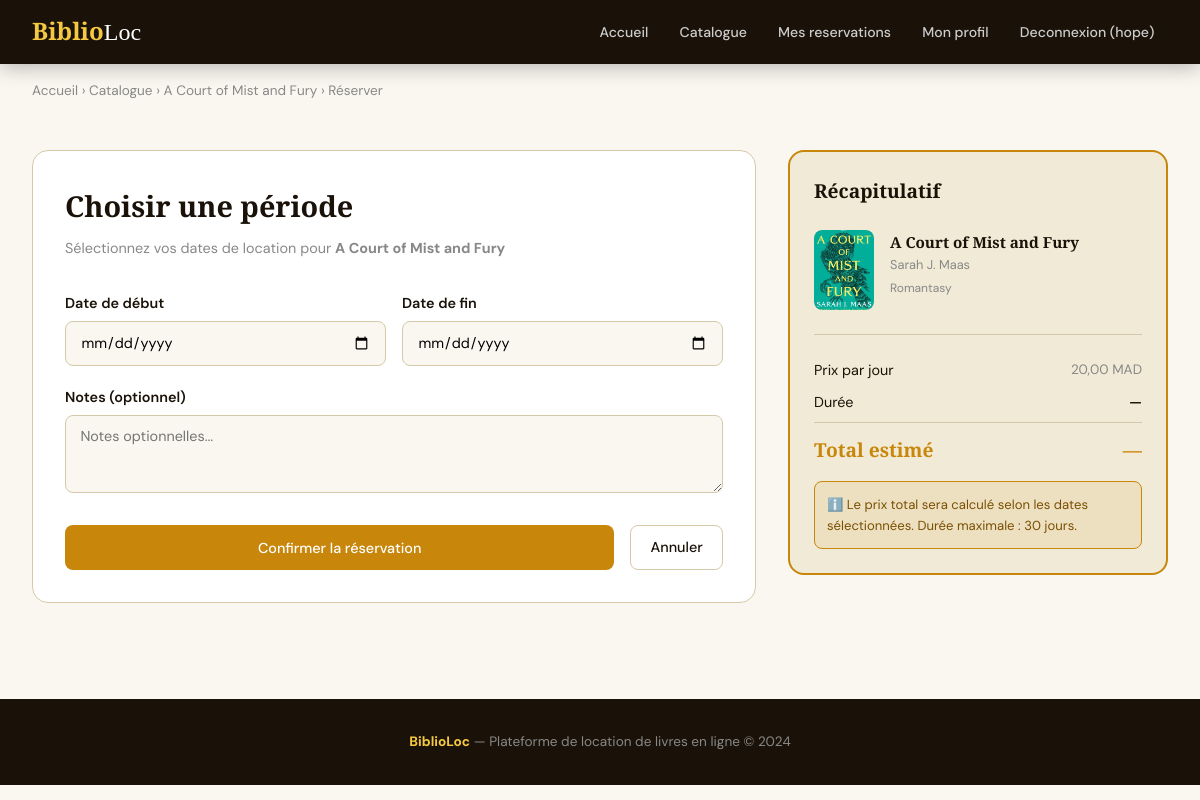
/reservations/reserver/2/ (signed in), run on the app's committed database.
### livres/models.py (models this page shows, shortened)
class Livre(models.Model):
    titre = models.CharField(max_length=200)
    auteur = models.CharField(max_length=150)
    isbn = models.CharField(max_length=13, unique=True, blank=True, null=True)
    categorie = models.ForeignKey(Categorie, on_delete=models.SET_NULL, null=True, blank=True, related_name='livres')
    description = models.TextField(blank=True)
    couverture = models.ImageField(upload_to='covers/', blank=True, null=True)
    annee_publication = models.IntegerField(null=True, blank=True)
    editeur = models.CharField(max_length=150, blank=True)
    nombre_exemplaires = models.PositiveIntegerField(default=1)
    prix_location_jour = models.DecimalField(max_digits=8, decimal_places=2, default=5.00)
    disponible = models.BooleanField(default=True)
    date_ajout = models.DateTimeField(auto_now_add=True)
    def exemplaires_disponibles(self):
        from reservations.models import Reservation
        from django.utils import timezone
        actives = Reservation.objects.filter(
            livre=self,
            statut__in=['confirmee', 'en_cours'],
            date_debut__lte=timezone.now().date(),
            date_fin__gte=timezone.now().date()
        ).count()
        return max(0, self.nombre_exemplaires - actives)
    def est_disponible(self):
        return self.disponible and self.exemplaires_disponibles() > 0
    class Meta:
        verbose_name = "Livre"
        ordering = ['-date_ajout']

class Categorie(models.Model):
    nom = models.CharField(max_length=100)
    description = models.TextField(blank=True)
    icone = models.CharField(max_length=50, default='')
    class Meta:
        verbose_name = "Categorie"
        verbose_name_plural = "Categories"

### reservations/views.py (the view)
# urls.py: path('reserver/<int:livre_id>/', views.creer_reservation, name='creer_reservation'),
@login_required
def creer_reservation(request, livre_id):
    livre = get_object_or_404(Livre, pk=livre_id)
    if not livre.est_disponible():
        messages.error(request, "Ce livre n'est pas disponible pour la reservation.")
        return redirect('detail_livre', pk=livre_id)
    if request.method == 'POST':
        form = ReservationForm(request.POST)
        if form.is_valid():
            reservation = form.save(commit=False)
            reservation.utilisateur = request.user
            reservation.livre = livre
            conflits = Reservation.objects.filter(
                livre=livre,
                statut__in=['confirmee', 'en_cours'],
                date_debut__lte=reservation.date_fin,
                date_fin__gte=reservation.date_debut
            ).count()
            if conflits >= livre.nombre_exemplaires:
                messages.error(request, "Aucun exemplaire disponible pour cette periode.")
            else:
                reservation.save()
                messages.success(request, f"Reservation creee avec succes ! Prix total: {reservation.prix_total} MAD")
                return redirect('mes_reservations')
    else:
        form = ReservationForm()
    return render(request, 'reservations/creer.html', {'form': form, 'livre': livre})

### reservations/forms.py (shortened to what this page needs)
class ReservationForm(forms.ModelForm):
    class Meta:
        model = Reservation
        fields = ['date_debut', 'date_fin', 'notes']
        widgets = {
            'date_debut': forms.DateInput(attrs={'type': 'date', 'class': 'form-control', 'min': timezone.now().date()}),
            'date_fin': forms.DateInput(attrs={'type': 'date', 'class': 'form-control', 'min': timezone.now().date()}),
            'notes': forms.Textarea(attrs={'class': 'form-control', 'rows': 3, 'placeholder': 'Notes optionnelles...'}),
        }
        labels = {
            'date_debut': 'Date de debut',
            'date_fin': 'Date de fin',
            'notes': 'Notes',
        }

### templates/reservations/creer.html (shortened to what this page needs)
{% extends 'base.html' %}
{% block content %}
<div class="container">
    <div style="padding: 1rem 0; font-size: 0.85rem; color: #888;">
        <a href="/" style="color: inherit; text-decoration: none;">Accueil</a> ›
        <a href="/livres/" style="color: inherit; text-decoration: none;">Catalogue</a> ›
        <a href="/livres/{{ livre.pk }}/" style="color: inherit; text-decoration: none;">{{ livre.titre }}</a> ›
        Réserver
    </div>
    <div class="reservation-layout">
        <div class="form-card">
            <h2>Choisir une période</h2>
            <p class="sub">Sélectionnez vos dates de location pour <strong>{{ livre.titre }}</strong></p>
            <form method="post">
                <div class="date-grid">
                    <div class="form-group">
                        <label> Date de début</label>
                        {{ form.date_debut }}
                    </div>
                    <div class="form-group">
                        <label> Date de fin</label>
                        {{ form.date_fin }}
                    </div>
                </div>
                <div class="form-group">
                    <label> Notes (optionnel)</label>
                    {{ form.notes }}
                </div>
                <div style="display:flex; gap:1rem; margin-top:1.5rem;">
                    <button type="submit" class="btn btn-amber" style="flex:1; justify-content:center; padding:0.85rem;"> Confirmer la réservation</button>
                    <a href="/livres/{{ livre.pk }}/" class="btn btn-outline">Annuler</a>
                </div>
            </form>
        </div>
        <div class="summary-card">
            <h3>Récapitulatif</h3>
            <div class="summary-book">
                <div class="summary-cover">
                    {% if livre.couverture %}<img src="{{ livre.couverture.url }}" alt="">{% endif %}
                </div>
                <div>
                    <div class="summary-title">{{ livre.titre }}</div>
                    <div class="summary-author">{{ livre.auteur }}</div>
                    {% if livre.categorie %}<div style="font-size:0.75rem; color:#888; margin-top:0.25rem;">{{ livre.categorie.nom }}</div>{% endif %}
                </div>
            </div>
            <div class="calc-row"><span>Prix par jour</span><span class="price-per-day">{{ livre.prix_location_jour }} MAD</span></div>
            <div class="calc-row"><span>Durée</span><span id="calc-jours" style="font-weight:600;">—</span></div>
            <div class="calc-total"><span>Total estimé</span><span id="calc-total">—</span></div>
            <div class="info-box">ℹ️ Le prix total sera calculé selon les dates sélectionnées. Durée maximale : 30 jours.</div>
        </div>
    </div>
</div>
{% endblock %}

### templates/base.html (shortened to what this page needs)
<!DOCTYPE html>
<html lang="fr">
<head>
</head>
<body>
<nav>
    <a href="/" class="nav-brand">Biblio<span>Loc</span></a>
    <div class="nav-links">
        <a href="/">Accueil</a>
        <a href="/livres/">Catalogue</a>
        {% if user.is_authenticated %}
            <a href="/reservations/mes-reservations/">Mes reservations</a>
            <a href="/profil/">Mon profil</a>
            <form method="post" action="/accounts/logout/" style="display:inline;">
                <button type="submit" style="background:none; border:none; color:#ccc; font-family:inherit; font-size:0.88rem; font-weight:500; cursor:pointer; padding:0.5rem 0.85rem; border-radius:6px; transition:all 0.2s;">
                    Deconnexion ({{ user.username }})
                </button>
            </form>
        {% else %}
            <a href="/accounts/login/">Connexion</a>
            <a href="/accounts/register/" class="btn-nav">S'inscrire</a>
        {% endif %}
    </div>
</nav>
{% block content %}{% endblock %}
<footer><strong>BiblioLoc</strong> — Plateforme de location de livres en ligne &copy; 2024</footer>
</body>
</html>

### templates/base.html (style rules this page uses)
:root { --ink: #1a1208; --cream: #faf7f0; --parchment: #f0ead6; --amber: #c8860a; --amber-light: #f5c842; --rust: #b84a1e; --sage: #4a6741; --border: #d4c9a8; }
* { margin: 0; padding: 0; box-sizing: border-box; }
body { font-family: 'DM Sans', sans-serif; background: var(--cream); color: var(--ink); line-height: 1.6; }
nav { background: var(--ink); padding: 0 2rem; display: flex; align-items: center; justify-content: space-between; height: 64px; position: sticky; top: 0; z-index: 100; box-shadow: 0 2px 20px rgba(0,0,0,0.3); }
.nav-brand { font-family: 'Playfair Display', serif; font-size: 1.5rem; font-weight: 900; color: var(--amber-light); text-decoration: none; }
.nav-brand span { color: #fff; font-weight: 400; }
.nav-links { display: flex; align-items: center; gap: 0.25rem; }
.nav-links a { color: #ccc; text-decoration: none; padding: 0.5rem 0.85rem; border-radius: 6px; font-size: 0.88rem; font-weight: 500; transition: all 0.2s; }
.container { max-width: 1200px; margin: 0 auto; padding: 0 2rem; }
footer { background: var(--ink); color: #888; text-align: center; padding: 2rem; margin-top: 4rem; font-size: 0.85rem; }
footer strong { color: var(--amber-light); }
.btn { display: inline-flex; align-items: center; gap: 0.4rem; padding: 0.6rem 1.2rem; border-radius: 8px; font-family: 'DM Sans', sans-serif; font-size: 0.9rem; font-weight: 500; text-decoration: none; border: none; cursor: pointer; transition: all 0.2s; }
.btn-amber { background: var(--amber); color: #fff; }
.btn-outline { background: transparent; border: 1.5px solid var(--border); color: var(--ink); }

### templates/reservations/creer.html (style rules this page uses)
.reservation-layout { display: grid; grid-template-columns: 1fr 380px; gap: 2rem; padding: 2rem 0; }
.form-card { background: #fff; border: 1px solid var(--border); border-radius: 16px; padding: 2rem; }
.form-card h2 { font-family: 'Playfair Display', serif; font-size: 1.8rem; font-weight: 900; margin-bottom: 0.5rem; }
.form-card .sub { color: #888; margin-bottom: 2rem; font-size: 0.9rem; }
.form-group { margin-bottom: 1.25rem; }
.form-group label { display: block; font-weight: 600; font-size: 0.9rem; margin-bottom: 0.4rem; }
.form-group input, .form-group textarea, .form-group select { width: 100%; padding: 0.7rem 0.9rem; border: 1.5px solid var(--border); border-radius: 8px; font-family: inherit; font-size: 0.9rem; background: var(--cream); transition: border-color 0.2s; }
.date-grid { display: grid; grid-template-columns: 1fr 1fr; gap: 1rem; }
.summary-card { background: var(--parchment); border: 2px solid var(--amber); border-radius: 16px; padding: 1.5rem; position: sticky; top: 80px; align-self: start; }
.summary-card h3 { font-family: 'Playfair Display', serif; font-weight: 900; font-size: 1.2rem; margin-bottom: 1.5rem; }
.summary-book { display: flex; gap: 1rem; align-items: flex-start; margin-bottom: 1.5rem; padding-bottom: 1.5rem; border-bottom: 1px solid var(--border); }
.summary-cover { width: 60px; height: 80px; background: var(--border); border-radius: 8px; display: flex; align-items: center; justify-content: center; font-size: 1.5rem; overflow: hidden; flex-shrink: 0; }
.summary-cover img { width: 100%; height: 100%; object-fit: cover; border-radius: 8px; }
.summary-title { font-family: 'Playfair Display', serif; font-weight: 700; font-size: 0.95rem; }
.summary-author { font-size: 0.8rem; color: #888; }
.calc-row { display: flex; justify-content: space-between; font-size: 0.9rem; margin-bottom: 0.5rem; }
.calc-total { display: flex; justify-content: space-between; font-weight: 900; font-size: 1.2rem; padding-top: 0.75rem; border-top: 1px solid var(--border); margin-top: 0.5rem; color: var(--amber); font-family: 'Playfair Display', serif; }
.price-per-day { font-size: 0.85rem; color: #888; }
.info-box { background: rgba(200,134,10,0.1); border: 1px solid var(--amber); border-radius: 8px; padding: 0.75rem; font-size: 0.82rem; color: #7a4f00; margin-top: 1rem; }

### data on the page
Livre: titre "A Court of Mist and Fury", couverture (picture), auteur "Sarah J. Maas", categorie.nom "Romantasy", prix_location_jour "20,00"

### other printed values
{{ user.username }} "hope"
